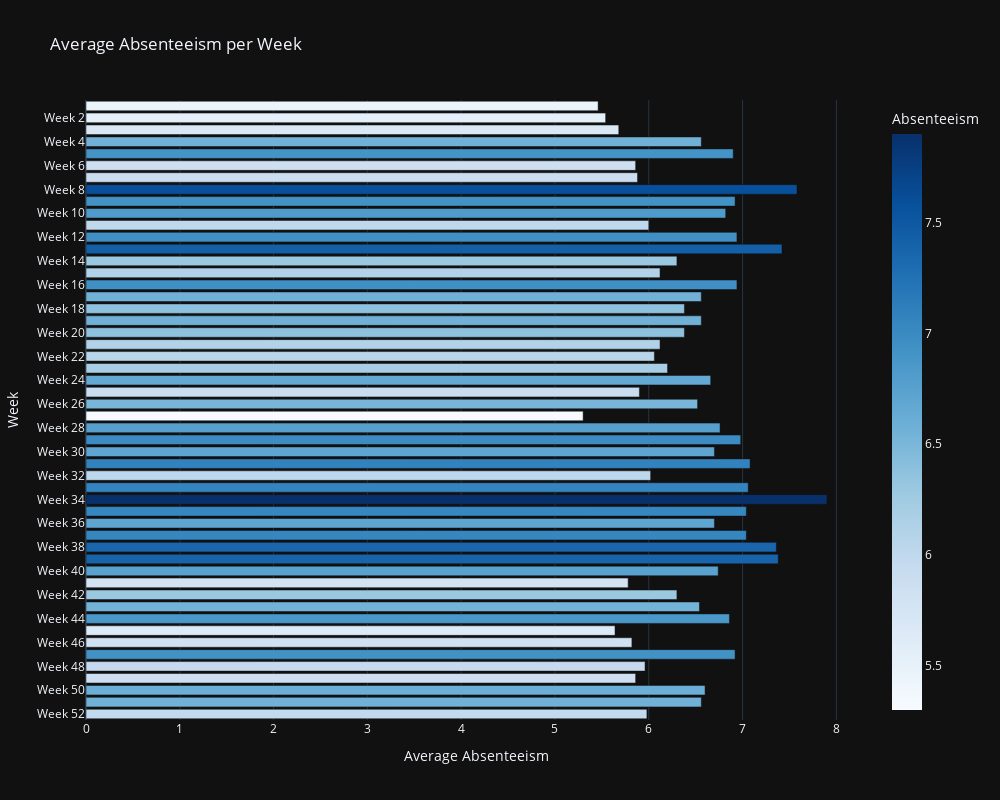

The notebook cell saved with this chart:
### Code cell
import plotly.express as px

# Create Horizontal Bar Chart with Plotly
fig = px.bar(weekly_performance_df, 
             x="Absenteeism", 
             y="Week", 
             orientation='h',  # Horizontal bar chart
             title="Average Absenteeism per Week",
             color="Absenteeism",  # Color scale based on values
             color_continuous_scale="Blues",
             category_orders={"Week": weekly_performance_df["Week"].tolist()} )  # Choose a color theme

# Customize Layout
fig.update_layout(
    xaxis_title="Average Absenteeism",
    yaxis_title="Week",
    template="plotly_dark",  # Try "plotly", "ggplot2", etc. for different styles
    height=800,  # Increase height (default is ~450)
    width=1000   # Optionally increase width for better spacing
)

# Show Plot
fig.show()

### Figure 1 — Plotly figure (JSON) as saved in the notebook; plotly's stock layout.template omitted (floating-point values rounded to 4 significant figures)
{"data": [{"hovertemplate": "Absenteeism=%{marker.color}<br>Week=%{y}<extra></extra>", "legendgroup": "", "marker": {"color": [5.46, 5.54, 5.68, 6.56, 6.9, 5.86, 5.88, 7.58, 6.92, 6.82, 6.0, 6.94, 7.42, 6.3, 6.12, 6.94, 6.56, 6.38, 6.56, 6.38, 6.12, 6.06, 6.2, 6.66, 5.9, 6.52, 5.3, 6.76, 6.98, 6.7, 7.08, 6.02, 7.06, 7.9, 7.04, 6.7, 7.04, 7.36, 7.38, 6.74, 5.78, 6.3, 6.54, 6.86, 5.64, 5.82, 6.92, 5.96, 5.86, 6.6, 6.56, 5.98], "coloraxis": "coloraxis", "pattern": {"shape": ""}}, "name": "", "orientation": "h", "showlegend": false, "textposition": "auto", "type": "bar", "x": [5.46, 5.54, 5.68, 6.56, 6.9, 5.86, 5.88, 7.58, 6.92, 6.82, 6.0, 6.94, 7.42, 6.3, 6.12, 6.94, 6.56, 6.38, 6.56, 6.38, 6.12, 6.06, 6.2, 6.66, 5.9, 6.52, 5.3, 6.76, 6.98, 6.7, 7.08, 6.02, 7.06, 7.9, 7.04, 6.7, 7.04, 7.36, 7.38, 6.74, 5.78, 6.3, 6.54, 6.86, 5.64, 5.82, 6.92, 5.96, 5.86, 6.6, 6.56, 5.98], "xaxis": "x", "y": ["Week 1", "Week 2", "Week 3", "Week 4", "Week 5", "Week 6", "Week 7", "Week 8", "Week 9", "Week 10", "Week 11", "Week 12", "Week 13", "Week 14", "Week 15", "Week 16", "Week 17", "Week 18", "Week 19", "Week 20", "Week 21", "Week 22", "Week 23", "Week 24", "Week 25", "Week 26", "Week 27", "Week 28", "Week 29", "Week 30", "Week 31", "Week 32", "Week 33", "Week 34", "Week 35", "Week 36", "Week 37", "Week 38", "Week 39", "Week 40", "Week 41", "Week 42", "Week 43", "Week 44", "Week 45", "Week 46", "Week 47", "Week 48", "Week 49", "Week 50", "Week 51", "Week 52"], "yaxis": "y"}], "layout": {"barmode": "relative", "coloraxis": {"colorbar": {"title": {"text": "Absenteeism"}}, "colorscale": [[0, "rgb(247,251,255)"], [0.125, "rgb(222,235,247)"], [0.25, "rgb(198,219,239)"], [0.375, "rgb(158,202,225)"], [0.5, "rgb(107,174,214)"], [0.625, "rgb(66,146,198)"], [0.75, "rgb(33,113,181)"], [0.875, "rgb(8,81,156)"], [1, "rgb(8,48,107)"]]}, "height": 800, "legend": {"tracegroupgap": 0}, "title": {"text": "Average Absenteeism per Week"}, "width": 1000, "xaxis": {"anchor": "y", "domain": [0, 1], "title": {"text": "Average Absenteeism"}}, "yaxis": {"anchor": "x", "categoryarray": ["Week 52", "Week 51", "Week 50", "Week 49", "Week 48", "Week 47", "Week 46", "Week 45", "Week 44", "Week 43", "Week 42", "Week 41", "Week 40", "Week 39", "Week 38", "Week 37", "Week 36", "Week 35", "Week 34", "Week 33", "Week 32", "Week 31", "Week 30", "Week 29", "Week 28", "Week 27", "Week 26", "Week 25", "Week 24", "Week 23", "Week 22", "Week 21", "Week 20", "Week 19", "Week 18", "Week 17", "Week 16", "Week 15", "Week 14", "Week 13", "Week 12", "Week 11", "Week 10", "Week 9", "Week 8", "Week 7", "Week 6", "Week 5", "Week 4", "Week 3", "Week 2", "Week 1"], "categoryorder": "array", "domain": [0, 1], "title": {"text": "Week"}}}}
